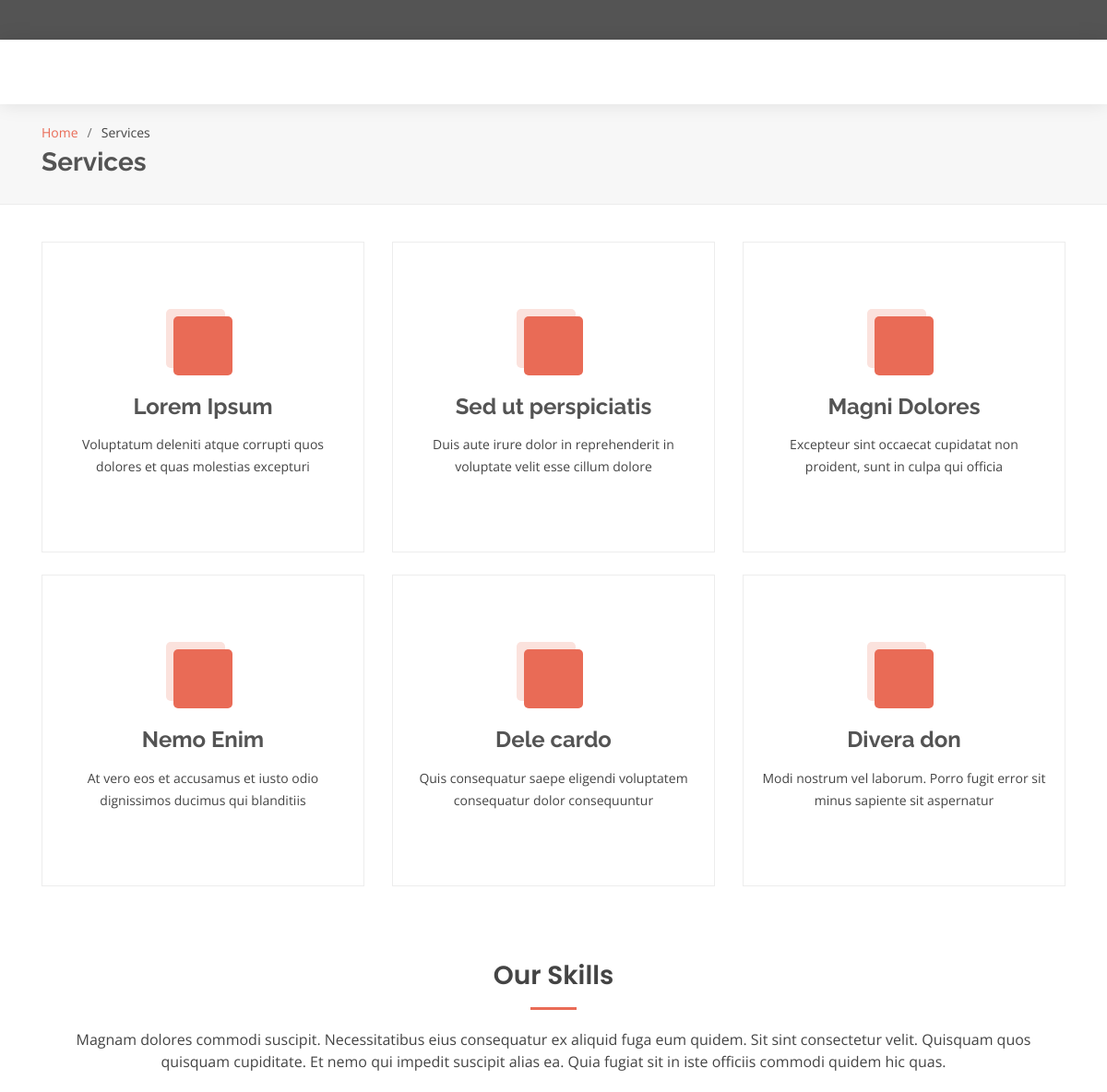
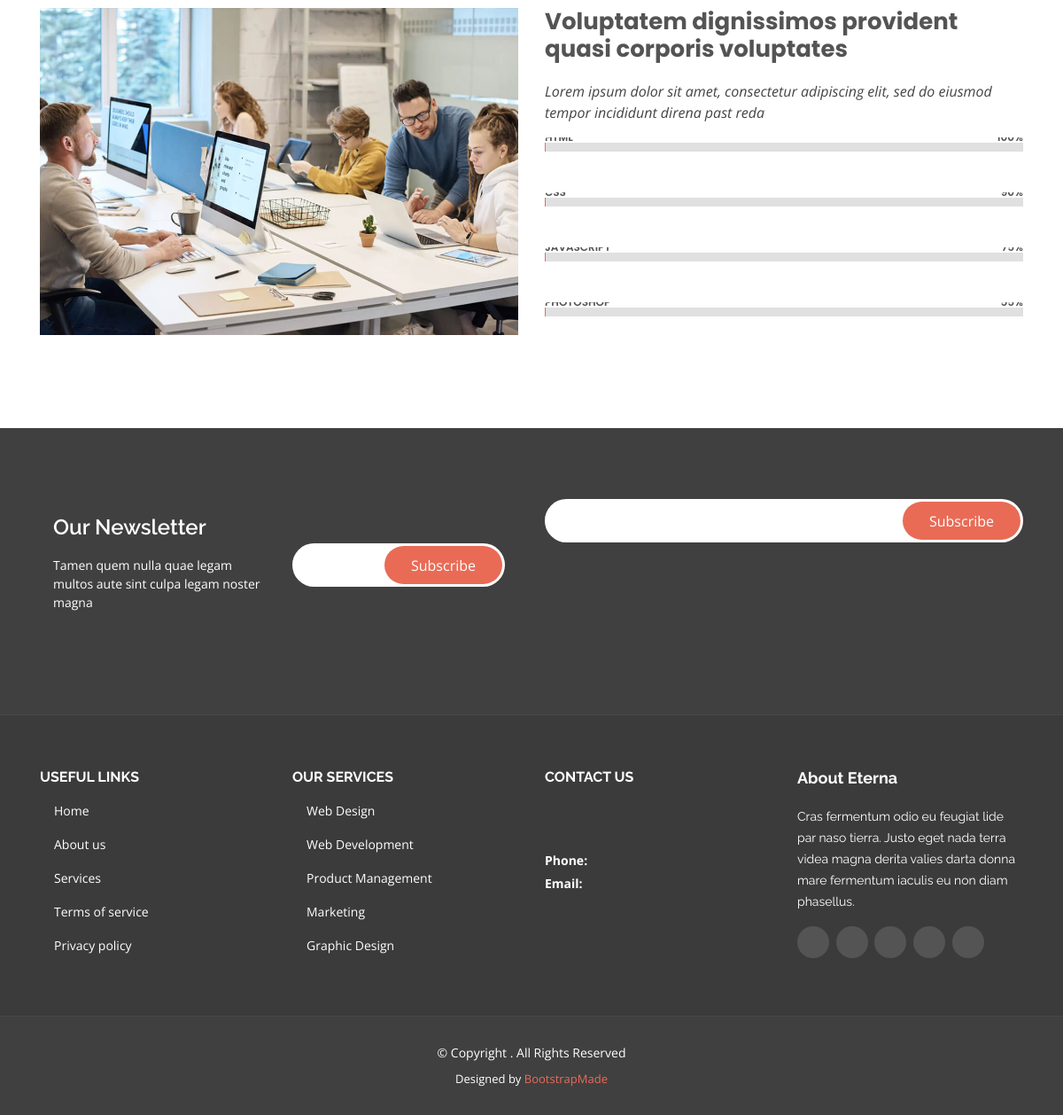
The page /index.php/layanan on the database as committed earlier (2 pictures, top to bottom).
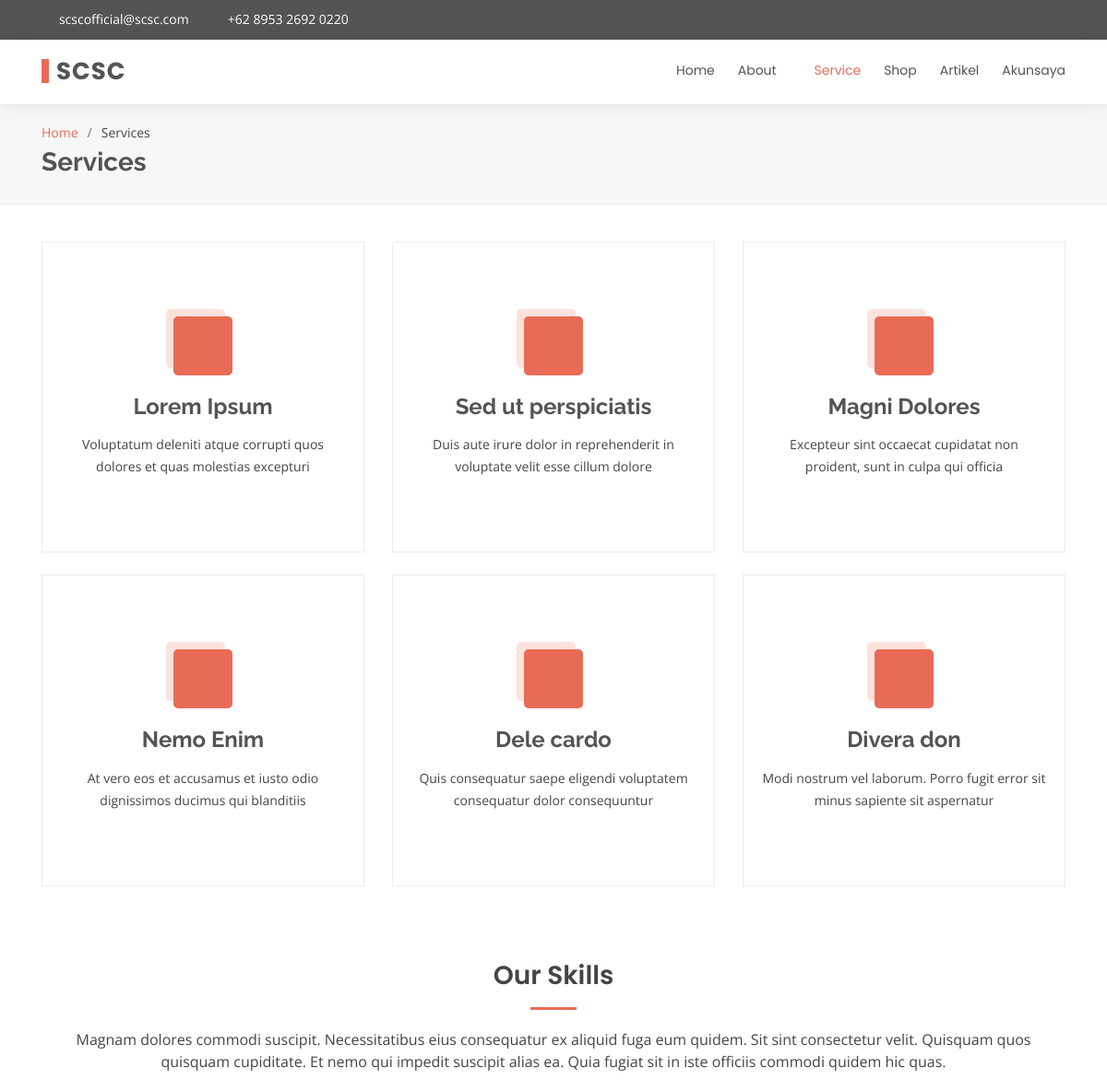
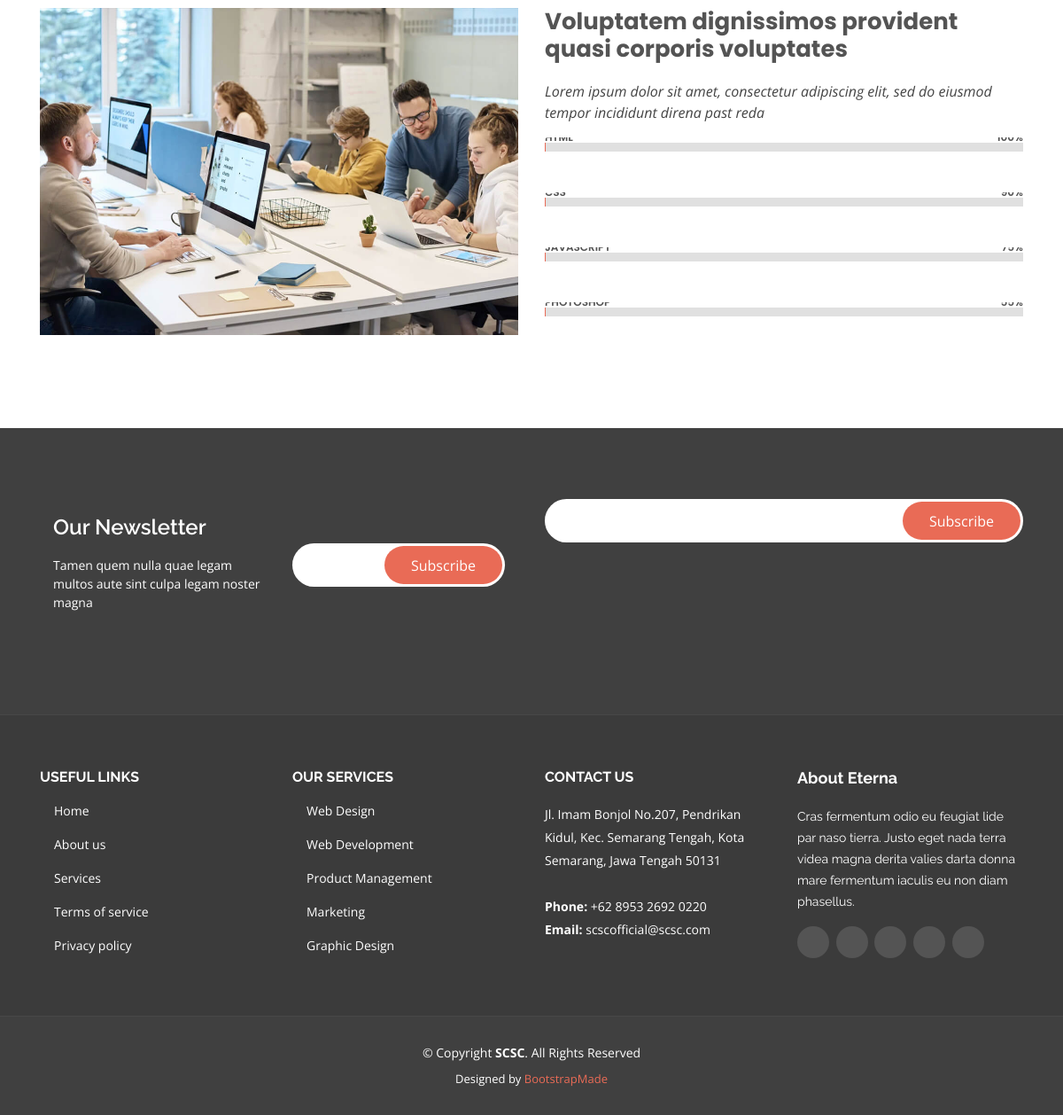
The same page on the database as committed later (2 pictures, top to bottom).
### tables this page shows
CREATE TABLE `homemenu` (
  `id` int(191) NOT NULL,
  `name` varchar(191) NOT NULL,
  `value` varchar(191) NOT NULL,
  `status` int(191) NOT NULL
);

### application/controllers/Layanan.php (called while the page is built, shortened)
<?php
class Layanan extends CI_Controller
{
    public function index()
    {
        $data['title'] = "SCSC - Service";
        $tempVar = $this->scsc->getAll("homemenu");
        $data['menu'] = $tempVar;
        $tempVar = $this->scsc->getAll("homemenuabout");
        $data['submenu'] = $tempVar;
        $tempVar = $this->scsc->getData("profil",array('name'=>'logo'));
        $tempVar = $tempVar[0]["value"];
        $data['logo'] = $tempVar;
        $tempVar = $this->scsc->getData("profil",array('name'=>'singkatan'));
        $tempVar = $tempVar[0]["value"];
        $data['singkatan'] = $tempVar;
        $tempVar = $this->scsc->getData("profil",array('name'=>'email'));
        $tempVar = $tempVar[0]["value"];
        $data['email'] = $tempVar;
        $tempVar = $this->scsc->getData("profil",array('name'=>'alamat'));
        $tempVar = $tempVar[0]["value"];
        $data['alamat'] = $tempVar;
        $tempVar = $this->scsc->getData("profil",array('name'=>'telp'));
        $tempVar = $tempVar[0]["value"];
        $data['telp'] = $tempVar;
        $tempVar = $this->scsc->getData("profil",array('name'=>'twitter'));
        $tempVar = $tempVar[0]["value"];
        $data['twitter'] = $tempVar;
        $tempVar = $this->scsc->getData("profil",array('name'=>'facebook'));
        $tempVar = $tempVar[0]["value"];
        $data['facebook'] = $tempVar;
        $tempVar = $this->scsc->getData("profil",array('name'=>'instagram'));
        $tempVar = $tempVar[0]["value"];
        $data['instagram'] = $tempVar;
        $tempVar = $this->scsc->getData("profil",array('name'=>'skype'));
        $tempVar = $tempVar[0]["value"];
        $data['skype'] = $tempVar;
        $tempVar = $this->scsc->getData("profil",array('name'=>'linkedin'));
        $tempVar = $tempVar[0]["value"];
        $data['linkedin'] = $tempVar;
        $data['active'] = 3;
        $data['dd'] = 2;
        $data['dda'] = 3;
        $this->load->view('home/header', $data);
        $this->load->view('home/top', $data);
        $this->load->view('layanan/services');
        $this->load->view('home/footer', $data);
    }
}

### index.php (called while the page is built, shortened)
<?php
require_once BASEPATH.'core/CodeIgniter.php';

### application/models/scsc.php (called while the page is built, shortened)
<?php
class scsc extends CI_Model
{
    public function getAll($tabel)
    {
        return $this->db->get($tabel)->result_array();
    }
}

### application/views/home/top.php (the view, shortened to what this page needs)
<body>
  <section id="topbar" class="d-none d-lg-block">
    <div class="container d-flex">
      <div class="contact-info mr-auto">
        <i class="icofont-envelope"></i><a href="mailto:<?= $email; ?>" target="_blank" ><?= $email; ?></a>
        <i class="icofont-phone"></i> <a href="tel:<?= $telp; ?>" target="_blank" ><?= $telp; ?></a>
      </div>
      <div class="social-links">
        <a href="<?= $twitter; ?>" target="_blank" class="twitter"><i class="icofont-twitter"></i></a>
        <a href="<?= $facebook; ?>" target="_blank" class="facebook"><i class="icofont-facebook"></i></a>
        <a href="<?= $instagram; ?>" target="_blank" class="instagram"><i class="icofont-instagram"></i></a>
        <a href="<?= $skype; ?>" target="_blank" class="skype"><i class="icofont-skype"></i></a>
        <a href="<?= $linkedin; ?>" target="_blank" class="linkedin"><i class="icofont-linkedin"></i></i></a>
      </div>
    </div>
  </section>
  <header id="header">
    <div class="container d-flex">
      <div class="logo mr-auto">
        <h1 class="text-light"><a href="<?= base_url()?>"><span><?= $singkatan; ?></span></a></h1>
      </div>
      <nav class="nav-menu d-none d-lg-block">
        <ul>
          <?php $a=1;
            foreach($menu as $nama):?>
            <?php if($a == $active && $nama['id'] != $dd):?>
              <li class="active"><a href="<?= base_url().strtolower($nama['value']);?>"><?= $nama['name'];?></a></li>
            <?php elseif($nama['id'] == $dd):?>
              <li class="drop-down"><a href="#"><?= $nama['name'];?></a>
              </li>
            <?php else:?>
              <li><a href="<?= base_url().strtolower($nama['value']);?>"><?= $nama['name'];?></a></li>
            <?php endif;?>
            <?php $a++;?>
          <?php endforeach;?>
        </ul>
      </nav>
    </div>
  </header>

### application/views/home/header.php (shortened to what this page needs)
<!DOCTYPE html>
<html lang="en">
<head>
  <link href="<?php echo base_url(); ?>assets/home/vendor/bootstrap/css/bootstrap.min.css" rel="stylesheet">
  <link href="<?php echo base_url(); ?>assets/home/vendor/icofont/icofont.min.css" rel="stylesheet">
  <link href="<?php echo base_url(); ?>assets/home/vendor/boxicons/css/boxicons.min.css" rel="stylesheet">
  <link href="<?php echo base_url(); ?>assets/home/vendor/animate.css/animate.min.css" rel="stylesheet">
  <link href="<?php echo base_url(); ?>assets/home/vendor/owl.carousel/assets/owl.carousel.min.css" rel="stylesheet">
  <link href="<?php echo base_url(); ?>assets/home/vendor/venobox/venobox.css" rel="stylesheet">
  <link href="<?php echo base_url(); ?>assets/home/css/style.css" rel="stylesheet">
</head>

### application/views/layanan/services.php (shortened to what this page needs)
<main id="main">
  <section id="breadcrumbs" class="breadcrumbs">
    <div class="container">
      <ol>
        <li><a href="index.html">Home</a></li>
        <li>Services</li>
      </ol>
      <h2>Services</h2>
    </div>
  </section>
  <section id="services" class="services">
    <div class="container">
      <div class="row">
        <div class="col-lg-4 col-md-6 d-flex align-items-stretch">
          <div class="icon-box">
            <div class="icon"><i class="bx bxl-dribbble"></i></div>
            <h4><a href="">Lorem Ipsum</a></h4>
            <p>Voluptatum deleniti atque corrupti quos dolores et quas molestias excepturi</p>
          </div>
        </div>
        <div class="col-lg-4 col-md-6 d-flex align-items-stretch mt-4 mt-md-0">
          <div class="icon-box">
            <div class="icon"><i class="bx bx-file"></i></div>
            <h4><a href="">Sed ut perspiciatis</a></h4>
            <p>Duis aute irure dolor in reprehenderit in voluptate velit esse cillum dolore</p>
          </div>
        </div>
        <div class="col-lg-4 col-md-6 d-flex align-items-stretch mt-4 mt-lg-0">
          <div class="icon-box">
            <div class="icon"><i class="bx bx-tachometer"></i></div>
            <h4><a href="">Magni Dolores</a></h4>
            <p>Excepteur sint occaecat cupidatat non proident, sunt in culpa qui officia</p>
          </div>
        </div>
        <div class="col-lg-4 col-md-6 d-flex align-items-stretch mt-4">
          <div class="icon-box">
            <div class="icon"><i class="bx bx-world"></i></div>
            <h4><a href="">Nemo Enim</a></h4>
            <p>At vero eos et accusamus et iusto odio dignissimos ducimus qui blanditiis</p>
          </div>
        </div>
        <div class="col-lg-4 col-md-6 d-flex align-items-stretch mt-4">
          <div class="icon-box">
            <div class="icon"><i class="bx bx-slideshow"></i></div>
            <h4><a href="">Dele cardo</a></h4>
            <p>Quis consequatur saepe eligendi voluptatem consequatur dolor consequuntur</p>
          </div>
        </div>
        <div class="col-lg-4 col-md-6 d-flex align-items-stretch mt-4">
          <div class="icon-box">
            <div class="icon"><i class="bx bx-arch"></i></div>
            <h4><a href="">Divera don</a></h4>
            <p>Modi nostrum vel laborum. Porro fugit error sit minus sapiente sit aspernatur</p>
          </div>
        </div>
      </div>
    </div>
  </section>
  <section id="skills" class="skills">
    <div class="container">
      <div class="section-title">
        <h2>Our Skills</h2>
        <p>Magnam dolores commodi suscipit. Necessitatibus eius consequatur ex aliquid fuga eum quidem. Sit sint consectetur velit. Quisquam quos quisquam cupiditate. Et nemo qui impedit suscipit alias ea. Quia fugiat sit in iste officiis commodi quidem hic quas.</p>
      </div>
      <div class="row">
        <div class="col-lg-6">
          <img src="assets/img/skills-img.jpg" class="img-fluid" alt="">
        </div>
        <div class="col-lg-6 pt-4 pt-lg-0 content">
          <h3>Voluptatem dignissimos provident quasi corporis voluptates</h3>
          <p class="font-italic">
            Lorem ipsum dolor sit amet, consectetur adipiscing elit, sed do eiusmod tempor incididunt direna past reda
          </p>
          <div class="skills-content">
            <div class="progress">
              <span class="skill">HTML <i class="val">100%</i></span>
              <div class="progress-bar-wrap">
              </div>
            </div>
            <div class="progress">
              <span class="skill">CSS <i class="val">90%</i></span>
              <div class="progress-bar-wrap">
              </div>
            </div>
            <div class="progress">
              <span class="skill">JavaScript <i class="val">75%</i></span>
              <div class="progress-bar-wrap">
              </div>
            </div>
            <div class="progress">
              <span class="skill">Photoshop <i class="val">55%</i></span>
              <div class="progress-bar-wrap">
              </div>
            </div>
          </div>
        </div>
      </div>
    </div>
  </section>
</main>

### application/views/home/footer.php (shortened to what this page needs)
<footer id="footer">
  <div class="footer-newsletter">
    <div class="container">
      <div class="row">
        <div class="col-lg-6">
        <div class="footer-newsletter">
    <div class="container">
      <div class="row">
        <div class="col-lg-6">
          <h4>Our Newsletter</h4>
          <p>Tamen quem nulla quae legam multos aute sint culpa legam noster magna</p>
        </div>
        <div class="col-lg-6">
          <form action="" method="post">
            <input type="email" name="email"><input type="submit" value="Subscribe">
          </form>
        </div>
      </div>
    </div>
  </div>
        </div>
        <div class="col-lg-6">
          <form action="<?= base_url()?>home/newsletter" method="post">
            <input type="email" name="email">
            <input type="submit" value="Subscribe">
          </form>
        </div>
      </div>
    </div>
  </div>
  <div class="footer-top">
    <div class="container">
      <div class="row">
        <div class="col-lg-3 col-md-6 footer-links">
          <h4>Useful Links</h4>
          <ul>
            <li><i class="bx bx-chevron-right"></i> <a href="#">Home</a></li>
            <li><i class="bx bx-chevron-right"></i> <a href="#">About us</a></li>
            <li><i class="bx bx-chevron-right"></i> <a href="#">Services</a></li>
            <li><i class="bx bx-chevron-right"></i> <a href="#">Terms of service</a></li>
            <li><i class="bx bx-chevron-right"></i> <a href="#">Privacy policy</a></li>
          </ul>
        </div>
        <div class="col-lg-3 col-md-6 footer-links">
          <h4>Our Services</h4>
          <ul>
            <li><i class="bx bx-chevron-right"></i> <a href="#">Web Design</a></li>
            <li><i class="bx bx-chevron-right"></i> <a href="#">Web Development</a></li>
            <li><i class="bx bx-chevron-right"></i> <a href="#">Product Management</a></li>
            <li><i class="bx bx-chevron-right"></i> <a href="#">Marketing</a></li>
            <li><i class="bx bx-chevron-right"></i> <a href="#">Graphic Design</a></li>
          </ul>
        </div>
        <div class="col-lg-3 col-md-6 footer-contact">
          <h4>Contact Us</h4>
          <p>
            <?= $alamat; ?>
            <br><br>
            <strong>Phone:</strong> <?= $telp; ?><br>
            <strong>Email:</strong> <?= $email; ?><br>
          </p>
        </div>
        <div class="col-lg-3 col-md-6 footer-info">
          <h3>About Eterna</h3>
          <p>Cras fermentum odio eu feugiat lide par naso tierra. Justo eget nada terra videa magna derita valies darta donna mare fermentum iaculis eu non diam phasellus.</p>
          <div class="social-links mt-3">
            <a href="<?= $twitter; ?>" target="_blank" class="twitter"><i class="icofont-twitter"></i></a>
            <a href="<?= $facebook; ?>" target="_blank" class="facebook"><i class="icofont-facebook"></i></a>
            <a href="<?= $instagram; ?>" target="_blank" class="instagram"><i class="icofont-instagram"></i></a>
            <a href="<?= $skype; ?>" target="_blank" class="skype"><i class="icofont-skype"></i></a>
            <a href="<?= $linkedin; ?>" target="_blank" class="linkedin"><i class="icofont-linkedin"></i></i></a>
          </div>
        </div>
      </div>
    </div>
  </div>
  <div class="container">
    <div class="copyright">
      &copy; Copyright <strong><span><?= $singkatan; ?></span></strong>. All Rights Reserved
    </div>
    <div class="credits">
      Designed by <a href="https://bootstrapmade.com/">BootstrapMade</a>
    </div>
  </div>
</footer>
</body>
</html>

Rows that differ between the two databases and show on the page:
added homemenu: name "Home"
added homemenu: name "About"
added homemenu: name "Service"
added homemenu: name "Shop"
added homemenu: name "Artikel"
added homemenu: name "Akunsaya"
Other text that changed with them:
$email: (not shown) → "scscofficial@scsc.com"
$telp: (not shown) → "+62 8953 2692 0220"
$singkatan: (not shown) → "SCSC"
$alamat: (not shown) → "Jl. Imam Bonjol No.207, Pendrikan Kidul, Kec. Semarang Tengah, Kota Semarang, Jawa Tengah 50131"
